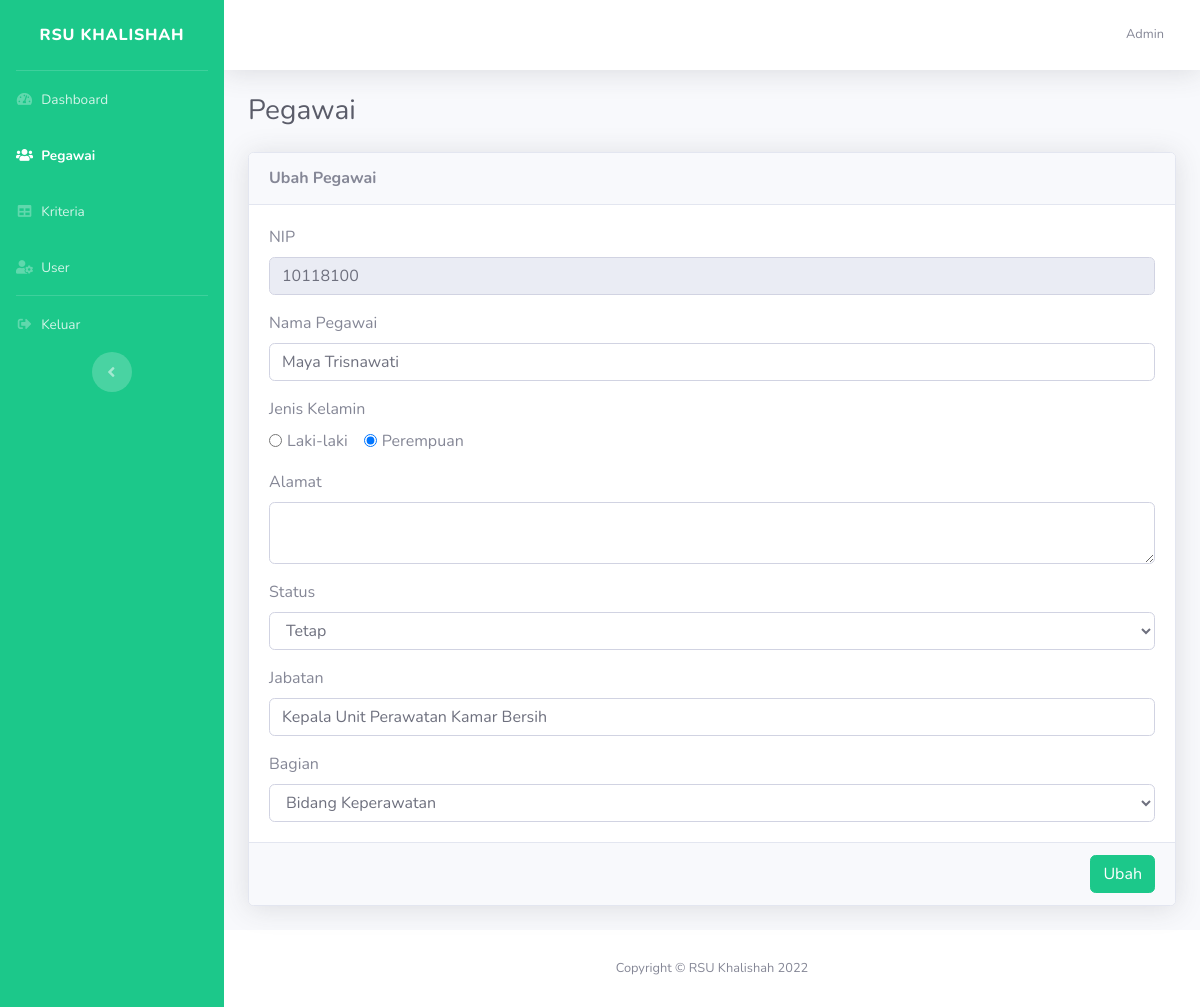
The page /dashboard/index.php?halaman=ubah-pegawai&nip=10118100 (signed in) on the database its author committed.
### tables this page shows
CREATE TABLE `user` (
  `id` int(11) NOT NULL,
  `nama` varchar(50) NOT NULL,
  `username` varchar(12) NOT NULL,
  `password` varchar(255) NOT NULL,
  `role` varchar(25) NOT NULL,
  `id_bagian` int(11) DEFAULT NULL
);

CREATE TABLE `pegawai` (
  `nip` varchar(16) NOT NULL,
  `nama_pegawai` varchar(50) NOT NULL,
  `jenis_kelamin` varchar(12) NOT NULL,
  `alamat` text NOT NULL,
  `status` varchar(25) NOT NULL,
  `jabatan` varchar(50) NOT NULL,
  `id_bagian` int(11) NOT NULL
);

CREATE TABLE `bagian` (
  `id_bagian` int(11) NOT NULL,
  `nama_bagian` varchar(50) NOT NULL
);

### dashboard/ubah_pegawai.php (the view, shortened to what this page needs)
<?php
$query = mysqli_query($koneksi, "SELECT*FROM pegawai WHERE nip='$_GET[nip]'");
$data = mysqli_fetch_assoc($query);
?>
<h1 class="h3 mb-4 text-gray-800">Pegawai</h1>
<div class="card shadow mb-4">
    <div class="card-header py-3 d-flex align-items-center justify-content-between">
        <h6 class="m-0 font-weight-bold tr-text-primary">Ubah Pegawai</h6>
    </div>
    <form action="./proses/proses_pegawai.php?aksi=ubah&nip=<?= $data['nip'] ?>" method="POST">
        <div class="card-body">
            <div class="">
                <label class="form-label">NIP</label>
                <input type="text" class="form-control" name="nip" placeholder="" value="<?= $data['nip'] ?>" readonly>
            </div>
            <div class="mt-3">
                <label class="form-label">Nama Pegawai</label>
                <input type="text" class="form-control" name="nama" placeholder="Maxhill Abraham" value="<?= $data['nama_pegawai'] ?>">
            </div>
            <div class="mt-3">
                <label class="form-label">Jenis Kelamin</label>
                <div class="">
                    <div class="form-check form-check-inline">
                        <input class="form-check-input" type="radio" name="jenis_kelamin" id="jk1" value="Laki-laki" <?= $data['jenis_kelamin'] == 'Laki-laki' ? 'checked' : '' ?>>
                        <label class="form-check-label" for="jk1">
                            Laki-laki
                        </label>
                    </div>
                    <div class="form-check form-check-inline">
                        <input class="form-check-input" type="radio" name="jenis_kelamin" id="jk2" value="Perempuan" <?= $data['jenis_kelamin'] == 'Perempuan' ? 'checked' : '' ?>>
                        <label class="form-check-label" for="jk2">
                            Perempuan
                        </label>
                    </div>
                </div>
            </div>
            <div class="mt-3">
                <label class="form-label">Alamat</label>
                <textarea name="alamat" id="" cols="30" rows="2" class="form-control"><?= $data['alamat'] ?></textarea>
            </div>
            <div class="mt-3 form-group">
                <label class="form-label">Status</label>
                <select name="status" id="" class="form-control">
                    <option value="Tetap" <?= $data['status'] == 'tetap' ? 'selected' : '' ?>>Tetap</option>
                </select>
            </div>
            <div class="mt-3">
                <label class="form-label">Jabatan</label>
                <input type="text" class="form-control" name="jabatan" placeholder="" value="<?= $data['jabatan']  ?>">
            </div>
            <div class="mt-3">
                <label class="form-label">Bagian</label>
                <select name="bagian" id="" class="form-control">
                    <?php
                    $query = mysqli_query($koneksi, "SELECT*FROM bagian WHERE nama_bagian!='Admin'");
                    while ($res = mysqli_fetch_assoc($query)) {
                    ?>
                        <option value="<?= $res['id_bagian'] ?>" <?= $res['id_bagian'] == $data['id_bagian'] ? 'selected' : '' ?>><?= $res['nama_bagian'] ?></option>
                    <?php
                    }
                    ?>
                </select>
            </div>
        </div>
        <div class="card-footer d-flex justify-content-end">
            <button type="submit" class="btn btn-success">
                Ubah
            </button>
        </div>
    </form>
</div>

### dashboard/index.php (shortened to what this page needs)
<!DOCTYPE html>
<html lang="en">
<?php
include '../koneksi.php';
$halaman = isset($_GET['halaman']) ? $_GET['halaman'] : '';
$query = $_SESSION['login_type'] == 'user' ? mysqli_query($koneksi, "SELECT*FROM user where username='$_SESSION[username]'") : mysqli_query($koneksi, "SELECT*FROM pegawai where nip='$_SESSION[nip]'");
$user = mysqli_fetch_assoc($query);
?>
<head>
    <link href="../assets/vendor/fontawesome-free/css/all.min.css" rel="stylesheet" type="text/css">
    <link href="../assets/css/sb-admin-2.min.css" rel="stylesheet">
    <link href="https://cdnjs.cloudflare.com/ajax/libs/toastr.js/2.0.1/css/toastr.css" rel="stylesheet" />
    <link rel="stylesheet" href="https://cdn.datatables.net/1.12.1/css/dataTables.bootstrap5.min.css">
    <link rel="stylesheet" href="https://cdn.datatables.net/buttons/2.2.3/css/buttons.dataTables.min.css">
</head>
<body id="page-top">
    <div id="wrapper">
        <ul class="navbar-nav bg-success sidebar sidebar-dark accordion" id="accordionSidebar">
            <a class="sidebar-brand d-flex align-items-center justify-content-center" href="index.html">
                <div class="sidebar-brand-text mx-3">
                    RSU Khalishah
                </div>
            </a>
            <hr class="sidebar-divider my-0">
            <li class="nav-item <?= $halaman == '' ? 'active' : '' ?>">
                <a class="nav-link" href="index.php">
                    <i class="fas fa-fw fa-tachometer-alt"></i>
                    <span>Dashboard</span>
                </a>
            </li>
            <?php
            if ($_SESSION['login_type'] == 'user') {
            ?>
                <li class="nav-item <?= $halaman == 'pegawai' || $halaman == 'tambah-pegawai' || $halaman == 'ubah-pegawai' ? 'active' : '' ?>">
                    <a class="nav-link" href="index.php?halaman=pegawai">
                        <i class="fas fa-fw fa-users"></i>
                        <span>Pegawai</span>
                    </a>
                </li>
            <?php
            }
            ?>
            <?php
            if ($user['role'] == 'admin' or $user['id_bagian'] == 5) {
            ?>
                <li class="nav-item <?= $halaman == 'kriteria' || $halaman == 'tambah-kriteria' || $halaman == 'ubah-kriteria' ? 'active' : '' ?>">
                    <a class="nav-link" href="index.php?halaman=kriteria">
                        <i class="fas fa-fw fa-table"></i>
                        <span>Kriteria</span>
                    </a>
                </li>
                <li class="nav-item <?= $halaman == 'user' || $halaman == 'tambah-user' || $halaman == 'ubah-user' ? 'active' : '' ?>">
                    <a class="nav-link" href="index.php?halaman=user">
                        <i class="fas fa-fw fa-user-cog"></i>
                        <span>User</span>
                    </a>
                </li>
            <?php } ?>
            <hr class="sidebar-divider my-0">
            <li class="nav-item">
                <a href="../proses_autentikasi.php?aksi=logout" class="nav-link">
                    <i class="fas fa-fw fa-sign-out-alt"></i>
                    <span>Keluar</span>
                </a>
            </li>
            <div class="text-center d-none d-md-inline">
                <button class="rounded-circle border-0" id="sidebarToggle"></button>
            </div>
        </ul>
        <div id="content-wrapper" class="d-flex flex-column">
            <div id="content">
                <nav class="navbar navbar-expand navbar-light bg-white topbar mb-4 static-top shadow">
                    <ul class="navbar-nav ml-auto">
                        <li class="nav-item dropdown no-arrow">
                            <a class="nav-link dropdown-toggle" href="#" id="userDropdown" role="button" data-toggle="dropdown" aria-haspopup="true" aria-expanded="false">
                                <span class="mr-2 d-none d-lg-inline text-gray-600 small"><?= $_SESSION['login_type'] == 'user' ?  $user['nama']  : $user['nama_pegawai'] ?></span>
                            </a>
                        </li>
                    </ul>
                </nav>
                <div class="container-fluid">
                    <?php
                    if ($halaman == '') {
                        include './home.php';
                    } else if ($halaman == 'pegawai') {
                        include './pegawai.php';
                    } else if ($halaman == 'tambah-pegawai') {
                        include './tambah_pegawai.php';
                    } else if ($halaman == 'ubah-pegawai') {
                        include './ubah_pegawai.php';
                    } else if ($halaman == 'user') {
                        include './user.php';
                    } else if ($halaman == 'tambah-user') {
                        include './tambah_user.php';
                    } else if ($halaman == 'ubah-user') {
                        include './ubah_user.php';
                    } else if ($halaman == 'kriteria') {
                        include './kriteria.php';
                    } else if ($halaman == 'tambah-kriteria') {
                        include './tambah_kriteria.php';
                    } else if ($halaman == 'ubah-kriteria') {
                        include './ubah_kriteria.php';
                    } else if ($halaman == 'penilaian-pegawai') {
                        include './penilaian_pegawai.php';
                    } else if ($halaman == 'tambah-penilaian-pegawai') {
                        include './tambah_penilaian_pegawai.php';
                    } else if ($halaman == 'ubah-penilaian-pegawai') {
                        include './ubah_penilaian_pegawai.php';
                    } else if ($halaman == 'detail-penilaian-pegawai') {
                        include './detail_penilaian_pegawai.php';
                    } else if ($halaman == 'hasil-penilaian-pegawai') {
                        include './hasil_penilaian_pegawai2.php';
                    } else if ($halaman == 'keputusan-pegawai') {
                        include './keputusan_pegawai.php';
                    } else if ($halaman == 'hasil-keputusan-pegawai') {
                        include './hasil_keputusan_pegawai.php';
                    }
                    ?>
                </div>
            </div>
            <footer class="sticky-footer bg-white">
                <div class="container my-auto">
                    <div class="copyright text-center my-auto">
                        <span>Copyright &copy; RSU Khalishah 2022</span>
                    </div>
                </div>
            </footer>
        </div>
    </div>
</body>
</html>

### rows shown on the page
user: nama "Admin"
pegawai: nip "10118100", nama "Maya Trisnawati", jenis_kelamin "☐ Laki-laki", jenis_kelamin "☑ Perempuan", jabatan "Kepala Unit Perawatan Kamar Bersih", bagian "Bidang Keperawatan"
